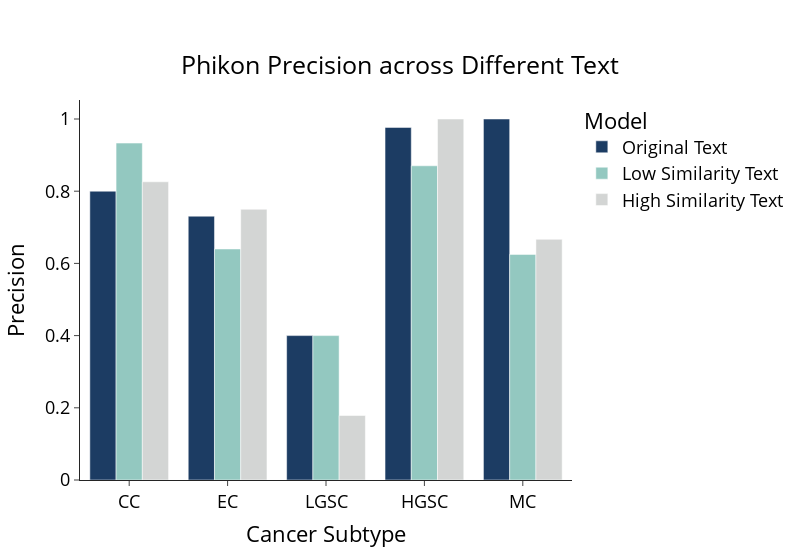

Write notebook code for a chart like this one.
### Code cell
plotdata_clip_low = pd.DataFrame({
    'Original Text': [0.8000, 0.7308, 0.4000, 0.9767, 1.0000],
    'Low Similarity Text': [0.9333, 0.6400, 0.4000, 0.8704, 0.6250],
    'High Similarity Text': [0.8261, 0.7500, 0.1786, 1.0000, 0.6667]},
    index=['CC', 'EC', 'LGSC', 'HGSC', 'MC'])

plotdata_melted = plotdata_clip_low.reset_index().melt(id_vars=['index'], var_name='Model', value_name='Precision')

# Create a grouped bar chart
custom_colors = ['#1c3c63', '#93c8c0', '#d3d5d4']
fig = px.bar(plotdata_melted, x='index', y='Precision', color='Model', barmode='group',
             title='Phikon Precision across Different Text',
             labels={'index': 'Cancer Subtype'},
             color_discrete_sequence=custom_colors)

fig.update_layout(
    title={
        'text': 'Phikon Precision across Different Text',
        'y': 0.9,  # You can adjust the y-position to move the title up or down
        'x': 0.5,  # x=0.5 centers the title
        'xanchor': 'center',  # ensures that the x-position is the center of the title
        'yanchor': 'top'  # ensures that the y-position is the top of the title
    },
    width=800
)

# Show the plot
fig.show()
fig.write_image("DiffSimilarity_Precision.png")

### Figure 1 — Plotly figure (JSON) as saved in the notebook; plotly's stock layout.template omitted (floating-point values rounded to 4 significant figures)
{"data": [{"alignmentgroup": "True", "hovertemplate": "Model=Original Text<br>Cancer Subtype=%{x}<br>Precision=%{y}<extra></extra>", "legendgroup": "Original Text", "marker": {"color": "#1c3c63", "pattern": {"shape": ""}}, "name": "Original Text", "offsetgroup": "Original Text", "orientation": "v", "showlegend": true, "textposition": "auto", "type": "bar", "x": ["CC", "EC", "LGSC", "HGSC", "MC"], "xaxis": "x", "y": [0.8, 0.7308, 0.4, 0.9767, 1], "yaxis": "y"}, {"alignmentgroup": "True", "hovertemplate": "Model=Low Similarity Text<br>Cancer Subtype=%{x}<br>Precision=%{y}<extra></extra>", "legendgroup": "Low Similarity Text", "marker": {"color": "#93c8c0", "pattern": {"shape": ""}}, "name": "Low Similarity Text", "offsetgroup": "Low Similarity Text", "orientation": "v", "showlegend": true, "textposition": "auto", "type": "bar", "x": ["CC", "EC", "LGSC", "HGSC", "MC"], "xaxis": "x", "y": [0.9333, 0.64, 0.4, 0.8704, 0.625], "yaxis": "y"}, {"alignmentgroup": "True", "hovertemplate": "Model=High Similarity Text<br>Cancer Subtype=%{x}<br>Precision=%{y}<extra></extra>", "legendgroup": "High Similarity Text", "marker": {"color": "#d3d5d4", "pattern": {"shape": ""}}, "name": "High Similarity Text", "offsetgroup": "High Similarity Text", "orientation": "v", "showlegend": true, "textposition": "auto", "type": "bar", "x": ["CC", "EC", "LGSC", "HGSC", "MC"], "xaxis": "x", "y": [0.8261, 0.75, 0.1786, 1, 0.6667], "yaxis": "y"}], "layout": {"barmode": "group", "legend": {"title": {"text": "Model"}, "tracegroupgap": 0}, "title": {"text": "Phikon Precision across Different Text", "x": 0.5, "xanchor": "center", "y": 0.9, "yanchor": "top"}, "width": 800, "xaxis": {"anchor": "y", "domain": [0, 1], "title": {"text": "Cancer Subtype"}}, "yaxis": {"anchor": "x", "domain": [0, 1], "title": {"text": "Precision"}}}}
